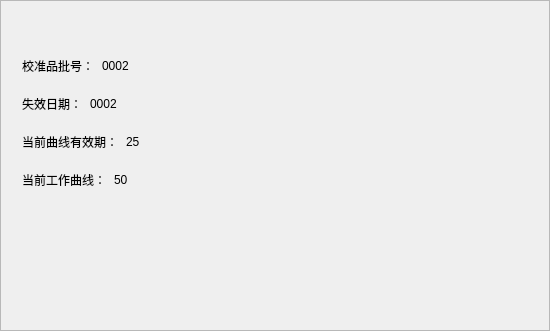
  <widget class="QFrame" name="CalInfoFrame">
   <property name="geometry">
    <rect>
     <x>643</x>
     <y>453</y>
     <width>550</width>
     <height>331</height>
    </rect>
   </property>
   <property name="minimumSize">
    <size>
     <width>550</width>
     <height>331</height>
    </size>
   </property>
   <property name="maximumSize">
    <size>
     <width>550</width>
     <height>331</height>
    </size>
   </property>
   <property name="styleSheet">
    <string notr="true">QFrame#CalInfoFrame
{
	border:1px solid #a4a4a4;
}</string>
   </property>
   <property name="frameShape">
    <enum>QFrame::StyledPanel</enum>
   </property>
   <property name="frameShadow">
    <enum>QFrame::Raised</enum>
   </property>
   <layout class="QVBoxLayout" name="verticalLayout_2">
    <property name="spacing">
     <number>8</number>
    </property>
    <property name="leftMargin">
     <number>21</number>
    </property>
    <property name="topMargin">
     <number>50</number>
    </property>
    <property name="rightMargin">
     <number>0</number>
    </property>
    <property name="bottomMargin">
     <number>136</number>
    </property>
    <item>
     <layout class="QHBoxLayout" name="horizontalLayout_13">
      <item>
       <widget class="QLabel" name="CalLotNameLab">
        <property name="minimumSize">
         <size>
          <width>0</width>
          <height>30</height>
         </size>
        </property>
        <property name="text">
         <string>校准品批号：</string>
        </property>
       </widget>
      </item>
      <item>
       <widget class="QLabel" name="CalLotValLab">
        <property name="minimumSize">
         <size>
          <width>0</width>
          <height>30</height>
         </size>
        </property>
        <property name="text">
         <string>0002</string>
        </property>
       </widget>
      </item>
      <item>
       <spacer name="horizontalSpacer_13">
        <property name="orientation">
         <enum>Qt::Horizontal</enum>
        </property>
        <property name="sizeHint" stdset="0">
         <size>
          <width>40</width>
          <height>20</height>
         </size>
        </property>
       </spacer>
      </item>
     </layout>
    </item>
    <item>
     <layout class="QHBoxLayout" name="horizontalLayout_14">
      <item>
       <widget class="QLabel" name="CaliExpiredDateNameLab">
        <property name="minimumSize">
         <size>
          <width>0</width>
          <height>30</height>
         </size>
        </property>
        <property name="text">
         <string>失效日期：</string>
        </property>
       </widget>
      </item>
      <item>
       <widget class="QLabel" name="CaliExpiredDateValLab">
        <property name="minimumSize">
         <size>
          <width>0</width>
          <height>30</height>
         </size>
        </property>
        <property name="text">
         <string>0002</string>
        </property>
       </widget>
      </item>
      <item>
       <spacer name="horizontalSpacer_14">
        <property name="orientation">
         <enum>Qt::Horizontal</enum>
        </property>
        <property name="sizeHint" stdset="0">
         <size>
          <width>40</width>
          <height>20</height>
         </size>
        </property>
       </spacer>
      </item>
     </layout>
    </item>
    <item>
     <layout class="QHBoxLayout" name="horizontalLayout_15">
      <item>
       <widget class="QLabel" name="CurCurveValidDayNameLab">
        <property name="minimumSize">
         <size>
          <width>0</width>
          <height>30</height>
         </size>
        </property>
        <property name="text">
         <string>当前曲线有效期：</string>
        </property>
       </widget>
      </item>
      <item>
       <widget class="QLabel" name="CurCurveValidDayValLab">
        <property name="minimumSize">
         <size>
          <width>0</width>
          <height>30</height>
         </size>
        </property>
        <property name="text">
         <string>25</string>
        </property>
       </widget>
      </item>
      <item>
       <spacer name="horizontalSpacer_15">
        <property name="orientation">
         <enum>Qt::Horizontal</enum>
        </property>
        <property name="sizeHint" stdset="0">
         <size>
          <width>40</width>
          <height>20</height>
         </size>
        </property>
       </spacer>
      </item>
     </layout>
    </item>
    <item>
     <layout class="QHBoxLayout" name="horizontalLayout_16">
      <item>
       <widget class="QLabel" name="CurCurveNameLab">
        <property name="minimumSize">
         <size>
          <width>0</width>
          <height>30</height>
         </size>
        </property>
        <property name="text">
         <string>当前工作曲线：</string>
        </property>
       </widget>
      </item>
      <item>
       <widget class="QLabel" name="CurCurveValLab">
        <property name="minimumSize">
         <size>
          <width>0</width>
          <height>30</height>
         </size>
        </property>
        <property name="text">
         <string>50</string>
        </property>
       </widget>
      </item>
      <item>
       <spacer name="horizontalSpacer_16">
        <property name="orientation">
         <enum>Qt::Horizontal</enum>
        </property>
        <property name="sizeHint" stdset="0">
         <size>
          <width>40</width>
          <height>20</height>
         </size>
        </property>
       </spacer>
      </item>
     </layout>
    </item>
   </layout>
  </widget>
